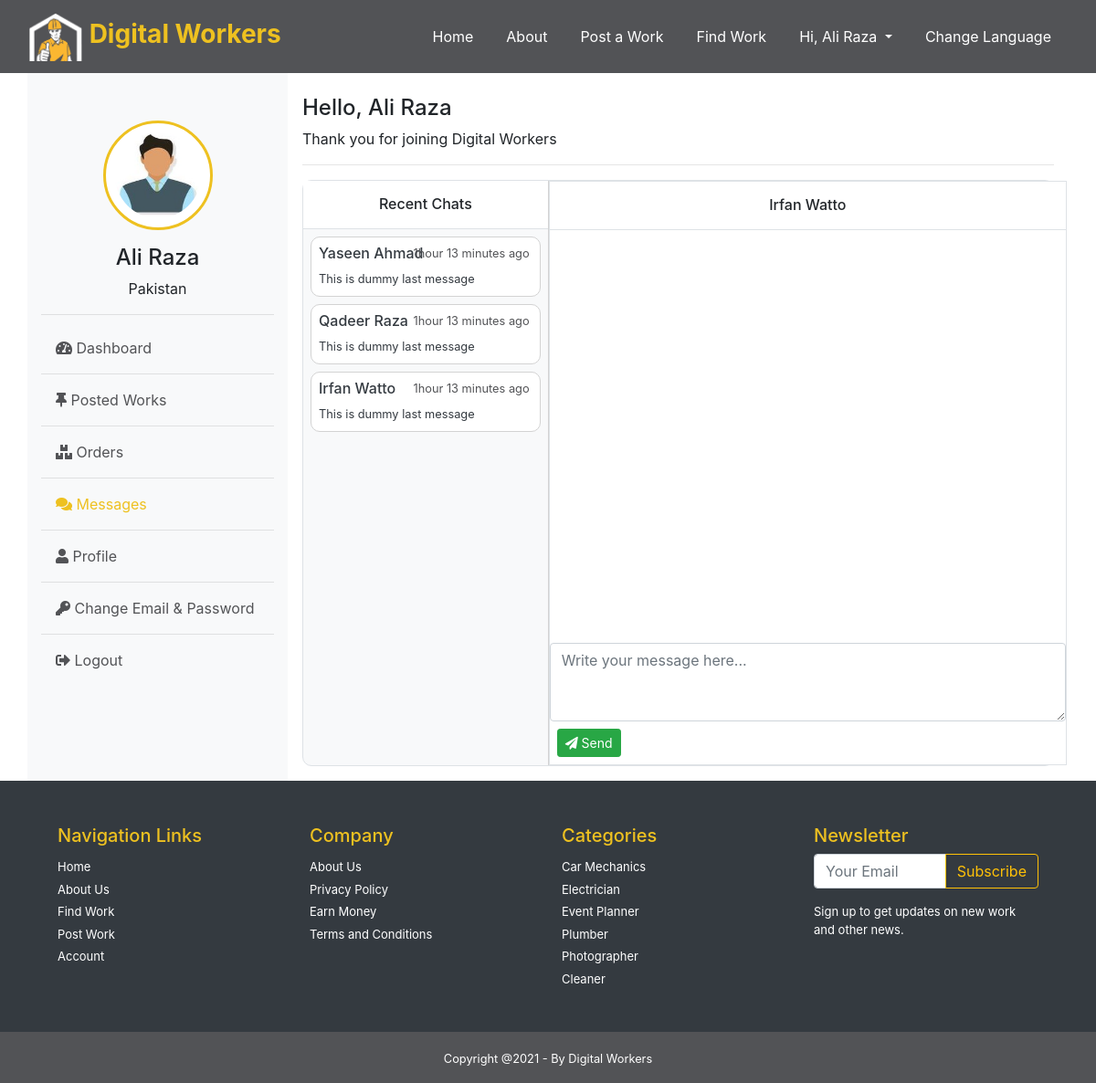
The app's page /buyer/inbox?sender=5 (signed in), older data.
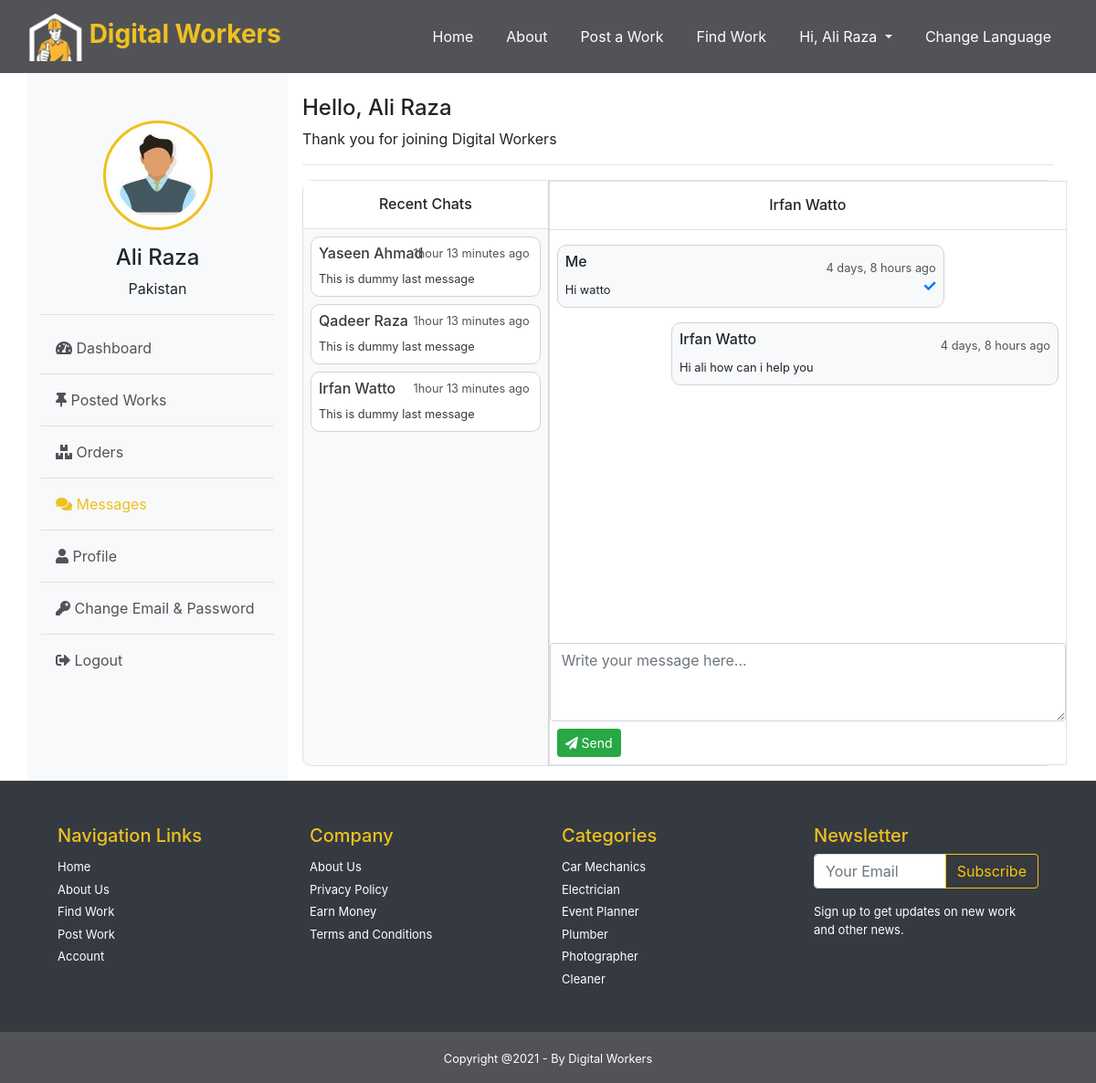
The same page, newer data.
### Home/models.py (models this page shows, shortened)
class User(AbstractBaseUser):
    id = models.BigAutoField(primary_key=True)
    name = models.CharField(max_length=30, blank=True)
    email = models.EmailField(max_length=60, unique=True, blank=False)
    date_joined =models.DateTimeField(auto_now_add=True)
    last_login =models.DateTimeField(auto_now=True,blank=True)
    is_admin = BooleanField(default=False)
    is_active = BooleanField(default=True)
    is_staff = BooleanField(default=False)
    is_superuser = BooleanField(default=False)
    role = models.CharField(max_length=30, default='User', blank=True)
    USERNAME_FIELD = 'email'
    REQUIRED_FIELDS= [ 'name','role']
    objects  = MyUserManager()

### Buyer/models.py (models this page shows, shortened)
class Message(models.Model):
    id = models.BigAutoField(primary_key=True)
    sender = models.ForeignKey(settings.AUTH_USER_MODEL, on_delete=models.CASCADE, null=True, related_name="sender")
    reciever = models.ForeignKey(settings.AUTH_USER_MODEL, on_delete=models.CASCADE, null=True , related_name="reciever")
    message = models.TextField( null=True)
    sent_at=models.DateTimeField(auto_now_add=True)
    is_read=models.BooleanField(null=True, default=False)

### Middlewares/auth_buyer.py (the view)
    def middleware(request):
        if not request.user.is_authenticated:
            messages.error(request, 'You need to login as Worker!')
            return redirect('login')
        elif request.user.role != 'buyer':
            messages.error(request, 'You need to login as Buyer!')
            return redirect('login')
        response = get_response(request)
        return response

### Buyer/views.py (called while the page is built, shortened)
@auth_middleware
def inbox(request):
    if request.method=="GET" and request.GET.get('sender'):
        sender=request.GET.get('sender')
    else:
        sender=1
    sender=User.objects.get(id=sender)
    contacts = Message.objects.filter( Q(reciever=request.user) | Q(sender=sender) )
    senders = contacts.values_list('sender__id', flat=True).distinct()
    user = User.objects.filter(id__in=senders)
    context={
        "contacts":user,
        "sender":sender,
        "inboxs":Message.objects.filter( Q(reciever=request.user) & Q(sender=sender) | Q(sender=request.user) & Q(reciever=sender) ).order_by("sent_at"),
    }
    return render(request,"Buyer/inbox.html", context)

### Middlewares/auth_buyer.py (called while the page is built)
def auth_middleware(get_response):
    def middleware(request):
        if not request.user.is_authenticated:
            messages.error(request, 'You need to login as Worker!')
            return redirect('login')
        elif request.user.role != 'buyer':
            messages.error(request, 'You need to login as Buyer!')
            return redirect('login')
        response = get_response(request)
        return response
    return middleware

### templates/Buyer/inbox.html (shortened to what this page needs)
{% extends 'Buyer/layout.html' %}
{% block messages %}active{% endblock messages %}
{% load static %}
{% block body %}
<div class="message-box  bg-light border " >
    <div class="row">
        <div class="col-md-4 pr-0 contact-col" style="height: 40rem; overflow:auto">
            <h6 class="p-3 bg-white border-bottom text-center">Recent Chats </h6>
            {% for contact in contacts %}
             <a href="inbox?sender={{contact.id}}"  class="text-dark">
             <div class="contact-box p-2 m-2 " >
                <h6 class="" style="position: absolute; left: 20;">{{contact.name}}</h6> <small class="text-gray" style="position: absolute;right: 0; margin-right: 20px;">1hour 13 minutes ago</small> <br>
                <small>This is dummy last message</small>
            </div> </a>
            {% endfor %}
        </div>
        <div class="col-md-8 p-0 bg-white border" >
            <h6 class="p-3 bg-white border-bottom text-center"> {% if sender.name and sender.id != 1 %} {{sender.name}}{% else %}User Name {% endif %}</h6>
            <div style="height: 28rem; overflow:auto" id="scroll_box">
            {% for inbox in inboxs  %}
            {% if inbox.sender == request.user %}
                <div class="message-box p-2 m-2 w-75 bg-light float-left">
                    <h6 class="">Me</h6> <small class="float-right text-gray"  style="margin-top:-20px">{{inbox.sent_at|timesince}} ago</small>
                    <small>{{inbox.message}}</small>
                    <small class="float-right"><i class="fas fa-check text-primary"></i></small>
                </div>
            {% else %}
                <div class="message-box p-2 m-2 w-75 bg-light float-right">
                    <h6 class="">{{inbox.sender.name}}</h6> <small class="float-right text-gray" style="margin-top:-20px" >{{inbox.sent_at|timesince}} ago</small>
                    <small>{{inbox.message}}</small>
                </div>
            {% endif %}
            {% endfor %}
            </div>
            <div class="send-box ">
                <form action="" method="post"> <input type="hidden" name="rid" value="{{request.GET.sender}}">
                <textarea name="message" id="" class="form-control" required cols="120" rows="3" placeholder="Write your message here..."></textarea>
                <button type="submit" class="btn btn-sm btn-success m-2"><i class="fas fa-paper-plane"></i>  Send</button></form>
            </div>
        </div>
    </div>
</div>
{% endblock body %}

Row changes from the older to the newer data that the page shows:
added Message: sent_at "4 days, 8 hours", message "Hi watto"
added Message: sender.name "Irfan Watto", sent_at "4 days, 8 hours", message "Hi ali how can i help you"
